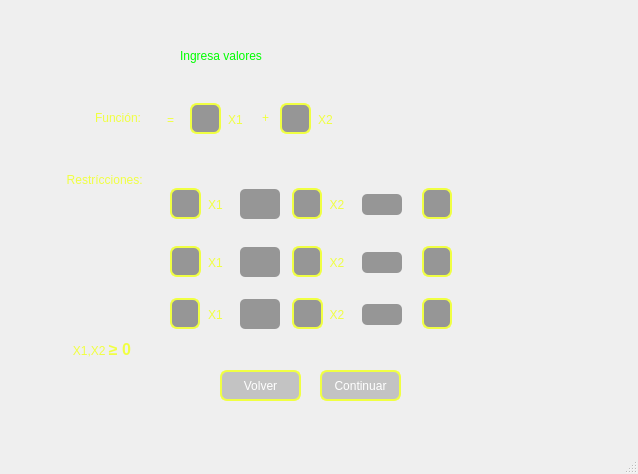
<?xml version="1.0" encoding="UTF-8"?>
<ui version="4.0">
 <class>MainWindow</class>
 <widget class="QMainWindow" name="MainWindow">
  <property name="enabled">
   <bool>true</bool>
  </property>
  <property name="geometry">
   <rect>
    <x>0</x>
    <y>0</y>
    <width>638</width>
    <height>474</height>
   </rect>
  </property>
  <property name="minimumSize">
   <size>
    <width>484</width>
    <height>0</height>
   </size>
  </property>
  <property name="maximumSize">
   <size>
    <width>638</width>
    <height>474</height>
   </size>
  </property>
  <property name="cursor">
   <cursorShape>ArrowCursor</cursorShape>
  </property>
  <property name="mouseTracking">
   <bool>true</bool>
  </property>
  <property name="windowTitle">
   <string>MainWindow</string>
  </property>
  <property name="styleSheet">
   <string notr="true">QWidget#centralwidget{
	background-color: qlineargradient(spread:pad, x1:0, y1:0, x2:1, y2:1, stop:0 		rgba(91, 91, 91, 255), stop:1 rgba(118, 118, 118, 255));
}
</string>
  </property>
  <widget class="QWidget" name="centralwidget">
   <widget class="QLabel" name="titulo">
    <property name="geometry">
     <rect>
      <x>180</x>
      <y>40</y>
      <width>271</width>
      <height>31</height>
     </rect>
    </property>
    <property name="cursor">
     <cursorShape>ArrowCursor</cursorShape>
    </property>
    <property name="styleSheet">
     <string notr="true">font: 75 20pt &quot;Bahnschrift&quot;;
color: rgb(0, 255, 0);</string>
    </property>
    <property name="text">
     <string>Ingresa valores</string>
    </property>
   </widget>
   <widget class="QLabel" name="label">
    <property name="geometry">
     <rect>
      <x>-90</x>
      <y>110</y>
      <width>231</width>
      <height>16</height>
     </rect>
    </property>
    <property name="styleSheet">
     <string notr="true">font: 87 10pt &quot;Arial Black&quot;;
color: #F0FF42;</string>
    </property>
    <property name="text">
     <string>&lt;html&gt;&lt;head/&gt;&lt;body&gt;&lt;p align=&quot;right&quot;&gt;Función:&lt;/p&gt;&lt;/body&gt;&lt;/html&gt;</string>
    </property>
   </widget>
   <widget class="QLabel" name="label_2">
    <property name="geometry">
     <rect>
      <x>-84</x>
      <y>170</y>
      <width>230</width>
      <height>20</height>
     </rect>
    </property>
    <property name="styleSheet">
     <string notr="true">font: 87 10pt &quot;Arial Black&quot;;
color: #F0FF42;
</string>
    </property>
    <property name="text">
     <string>&lt;html&gt;&lt;head/&gt;&lt;body&gt;&lt;p align=&quot;right&quot;&gt;Restrícciones: &lt;/p&gt;&lt;/body&gt;&lt;/html&gt;</string>
    </property>
   </widget>
   <widget class="QPushButton" name="Btn_continuar">
    <property name="geometry">
     <rect>
      <x>320</x>
      <y>370</y>
      <width>81</width>
      <height>31</height>
     </rect>
    </property>
    <property name="cursor">
     <cursorShape>PointingHandCursor</cursorShape>
    </property>
    <property name="styleSheet">
     <string notr="true">QPushButton#Btn_continuar{
border: 2px solid #F0FF42;
font: 75 12pt &quot;Bahnschrift Condensed&quot;;
background-color: rgb(150, 150, 150, 50%);
color: white;
border-radius: 7px;
}

QPushButton:hover#Btn_continuar{
background-color: #F0FF42;
color: black;
}
</string>
    </property>
    <property name="text">
     <string>Continuar</string>
    </property>
   </widget>
   <widget class="QLineEdit" name="textEdit">
    <property name="geometry">
     <rect>
      <x>190</x>
      <y>103</y>
      <width>31</width>
      <height>31</height>
     </rect>
    </property>
    <property name="toolTip">
     <string>&lt;html&gt;&lt;head/&gt;&lt;body&gt;&lt;p align=&quot;center&quot;&gt;&lt;br/&gt;&lt;/p&gt;&lt;/body&gt;&lt;/html&gt;</string>
    </property>
    <property name="whatsThis">
     <string>&lt;html&gt;&lt;head/&gt;&lt;body&gt;&lt;p align=&quot;center&quot;&gt;&lt;br/&gt;&lt;/p&gt;&lt;/body&gt;&lt;/html&gt;</string>
    </property>
    <property name="styleSheet">
     <string notr="true">border: 2px solid #F0FF42;
font: 12pt &quot;MS Shell Dlg 2&quot;;
background-color: rgb(150, 150, 150);
color: white;
border-radius: 7px;</string>
    </property>
   </widget>
   <widget class="QPushButton" name="Btn_volver">
    <property name="geometry">
     <rect>
      <x>220</x>
      <y>370</y>
      <width>81</width>
      <height>31</height>
     </rect>
    </property>
    <property name="cursor">
     <cursorShape>PointingHandCursor</cursorShape>
    </property>
    <property name="styleSheet">
     <string notr="true">QPushButton#Btn_volver{
border: 2px solid #F0FF42;
font: 75 12pt &quot;Bahnschrift Condensed&quot;;
background-color: rgb(150, 150, 150, 50%);
color: white;
border-radius: 7px;
}

QPushButton:hover#Btn_volver{
background-color: #F0FF42;
color: black;
}
</string>
    </property>
    <property name="text">
     <string>Volver</string>
    </property>
   </widget>
   <widget class="QLabel" name="label_3">
    <property name="geometry">
     <rect>
      <x>140</x>
      <y>110</y>
      <width>61</width>
      <height>20</height>
     </rect>
    </property>
    <property name="styleSheet">
     <string notr="true">font: 87 10pt &quot;Arial Black&quot;;
color: #F0FF42;</string>
    </property>
    <property name="text">
     <string>&lt;html&gt;&lt;head/&gt;&lt;body&gt;&lt;p align=&quot;center&quot;&gt;=&lt;/p&gt;&lt;/body&gt;&lt;/html&gt;</string>
    </property>
   </widget>
   <widget class="QLabel" name="label_4">
    <property name="geometry">
     <rect>
      <x>220</x>
      <y>105</y>
      <width>31</width>
      <height>31</height>
     </rect>
    </property>
    <property name="toolTip">
     <string>&lt;html&gt;&lt;head/&gt;&lt;body&gt;&lt;p align=&quot;center&quot;&gt;&lt;br/&gt;&lt;/p&gt;&lt;/body&gt;&lt;/html&gt;</string>
    </property>
    <property name="styleSheet">
     <string notr="true">font: 87 10pt &quot;Arial Black&quot;;
color: #F0FF42;</string>
    </property>
    <property name="text">
     <string>&lt;html&gt;&lt;head/&gt;&lt;body&gt;&lt;p align=&quot;center&quot;&gt;X1&lt;/p&gt;&lt;/body&gt;&lt;/html&gt;</string>
    </property>
   </widget>
   <widget class="QLabel" name="label_5">
    <property name="geometry">
     <rect>
      <x>250</x>
      <y>103</y>
      <width>31</width>
      <height>31</height>
     </rect>
    </property>
    <property name="toolTip">
     <string>&lt;html&gt;&lt;head/&gt;&lt;body&gt;&lt;p align=&quot;center&quot;&gt;&lt;br/&gt;&lt;/p&gt;&lt;/body&gt;&lt;/html&gt;</string>
    </property>
    <property name="styleSheet">
     <string notr="true">font: 87 10pt &quot;Arial Black&quot;;
font: 16pt &quot;MS Shell Dlg 2&quot;;
color: #F0FF42;</string>
    </property>
    <property name="text">
     <string>&lt;html&gt;&lt;head/&gt;&lt;body&gt;&lt;p align=&quot;center&quot;&gt;+&lt;/p&gt;&lt;/body&gt;&lt;/html&gt;</string>
    </property>
   </widget>
   <widget class="QLabel" name="label_6">
    <property name="geometry">
     <rect>
      <x>310</x>
      <y>105</y>
      <width>31</width>
      <height>31</height>
     </rect>
    </property>
    <property name="toolTip">
     <string>&lt;html&gt;&lt;head/&gt;&lt;body&gt;&lt;p align=&quot;center&quot;&gt;&lt;br/&gt;&lt;/p&gt;&lt;/body&gt;&lt;/html&gt;</string>
    </property>
    <property name="styleSheet">
     <string notr="true">font: 87 10pt &quot;Arial Black&quot;;
color: #F0FF42;</string>
    </property>
    <property name="text">
     <string>&lt;html&gt;&lt;head/&gt;&lt;body&gt;&lt;p align=&quot;center&quot;&gt;X2&lt;/p&gt;&lt;/body&gt;&lt;/html&gt;</string>
    </property>
   </widget>
   <widget class="QLineEdit" name="textEdit_3">
    <property name="geometry">
     <rect>
      <x>280</x>
      <y>103</y>
      <width>31</width>
      <height>31</height>
     </rect>
    </property>
    <property name="toolTip">
     <string>&lt;html&gt;&lt;head/&gt;&lt;body&gt;&lt;p align=&quot;center&quot;&gt;&lt;br/&gt;&lt;/p&gt;&lt;/body&gt;&lt;/html&gt;</string>
    </property>
    <property name="whatsThis">
     <string>&lt;html&gt;&lt;head/&gt;&lt;body&gt;&lt;p align=&quot;center&quot;&gt;&lt;br/&gt;&lt;/p&gt;&lt;/body&gt;&lt;/html&gt;</string>
    </property>
    <property name="styleSheet">
     <string notr="true">border: 2px solid #F0FF42;
font: 12pt &quot;MS Shell Dlg 2&quot;;
background-color: rgb(150, 150, 150);
color: white;
border-radius: 7px;</string>
    </property>
   </widget>
   <widget class="QComboBox" name="seleccionador_menorMayor">
    <property name="geometry">
     <rect>
      <x>362</x>
      <y>194</y>
      <width>40</width>
      <height>21</height>
     </rect>
    </property>
    <property name="styleSheet">
     <string notr="true">QComboBox{
	font: 16pt &quot;MS Shell Dlg 2&quot;;
background-color: rgb(150, 150, 150);
border-radius: 5px;

}
QComboBox::drop-down{
background-color: rgb(150, 150, 150);

}

QComboBox::drop-down{
border: none;
background-color: none;
}
QComboBox::down-arrow{
image: url(:/iconos/dropdown-arrow.svg);
width: 15px;
height: 15px;
}
#seleccionador_menorMayor:on{
box-shadow: 10px 10px 5px #F0FF42;
}
#seleccionador_menorMayor QListView{
border-bottom-left-radius: 5px;
border-bottom-right-radius: 5px;
background-color:  rgb(150, 150, 150);
color: black;
border: none;
pading: 2px;
outline: 0px;
}
#seleccionador_menorMayor QListView::item{}
#seleccionador_menorMayor QListView::item:hover{
background-color: black;
}</string>
    </property>
    <property name="editable">
     <bool>false</bool>
    </property>
    <item>
     <property name="text">
      <string/>
     </property>
    </item>
    <item>
     <property name="text">
      <string>≥</string>
     </property>
    </item>
    <item>
     <property name="text">
      <string>≤</string>
     </property>
    </item>
   </widget>
   <widget class="QLineEdit" name="textEdit_5">
    <property name="geometry">
     <rect>
      <x>292</x>
      <y>188</y>
      <width>30</width>
      <height>31</height>
     </rect>
    </property>
    <property name="toolTip">
     <string>&lt;html&gt;&lt;head/&gt;&lt;body&gt;&lt;p align=&quot;center&quot;&gt;&lt;br/&gt;&lt;/p&gt;&lt;/body&gt;&lt;/html&gt;</string>
    </property>
    <property name="whatsThis">
     <string>&lt;html&gt;&lt;head/&gt;&lt;body&gt;&lt;p align=&quot;center&quot;&gt;&lt;br/&gt;&lt;/p&gt;&lt;/body&gt;&lt;/html&gt;</string>
    </property>
    <property name="styleSheet">
     <string notr="true">border: 2px solid #F0FF42;
font: 12pt &quot;MS Shell Dlg 2&quot;;
background-color: rgb(150, 150, 150);
color: white;
border-radius: 7px;</string>
    </property>
   </widget>
   <widget class="QLabel" name="label_9">
    <property name="geometry">
     <rect>
      <x>200</x>
      <y>190</y>
      <width>31</width>
      <height>31</height>
     </rect>
    </property>
    <property name="toolTip">
     <string>&lt;html&gt;&lt;head/&gt;&lt;body&gt;&lt;p align=&quot;center&quot;&gt;&lt;br/&gt;&lt;/p&gt;&lt;/body&gt;&lt;/html&gt;</string>
    </property>
    <property name="styleSheet">
     <string notr="true">font: 87 10pt &quot;Arial Black&quot;;
color: #F0FF42;</string>
    </property>
    <property name="text">
     <string>&lt;html&gt;&lt;head/&gt;&lt;body&gt;&lt;p align=&quot;center&quot;&gt;X1&lt;/p&gt;&lt;/body&gt;&lt;/html&gt;</string>
    </property>
   </widget>
   <widget class="QLabel" name="label_10">
    <property name="geometry">
     <rect>
      <x>322</x>
      <y>190</y>
      <width>30</width>
      <height>31</height>
     </rect>
    </property>
    <property name="toolTip">
     <string>&lt;html&gt;&lt;head/&gt;&lt;body&gt;&lt;p align=&quot;center&quot;&gt;&lt;br/&gt;&lt;/p&gt;&lt;/body&gt;&lt;/html&gt;</string>
    </property>
    <property name="styleSheet">
     <string notr="true">font: 87 10pt &quot;Arial Black&quot;;
color: #F0FF42;</string>
    </property>
    <property name="text">
     <string>&lt;html&gt;&lt;head/&gt;&lt;body&gt;&lt;p align=&quot;center&quot;&gt;X2&lt;/p&gt;&lt;/body&gt;&lt;/html&gt;</string>
    </property>
   </widget>
   <widget class="QLineEdit" name="textEdit_2">
    <property name="geometry">
     <rect>
      <x>170</x>
      <y>188</y>
      <width>31</width>
      <height>31</height>
     </rect>
    </property>
    <property name="toolTip">
     <string>&lt;html&gt;&lt;head/&gt;&lt;body&gt;&lt;p align=&quot;center&quot;&gt;&lt;br/&gt;&lt;/p&gt;&lt;/body&gt;&lt;/html&gt;</string>
    </property>
    <property name="whatsThis">
     <string>&lt;html&gt;&lt;head/&gt;&lt;body&gt;&lt;p align=&quot;center&quot;&gt;&lt;br/&gt;&lt;/p&gt;&lt;/body&gt;&lt;/html&gt;</string>
    </property>
    <property name="styleSheet">
     <string notr="true">border: 2px solid #F0FF42;
font: 12pt &quot;MS Shell Dlg 2&quot;;
background-color: rgb(150, 150, 150);
color: white;
border-radius: 7px;</string>
    </property>
   </widget>
   <widget class="QLineEdit" name="textEdit_6">
    <property name="geometry">
     <rect>
      <x>422</x>
      <y>188</y>
      <width>30</width>
      <height>31</height>
     </rect>
    </property>
    <property name="toolTip">
     <string>&lt;html&gt;&lt;head/&gt;&lt;body&gt;&lt;p align=&quot;center&quot;&gt;&lt;br/&gt;&lt;/p&gt;&lt;/body&gt;&lt;/html&gt;</string>
    </property>
    <property name="whatsThis">
     <string>&lt;html&gt;&lt;head/&gt;&lt;body&gt;&lt;p align=&quot;center&quot;&gt;&lt;br/&gt;&lt;/p&gt;&lt;/body&gt;&lt;/html&gt;</string>
    </property>
    <property name="styleSheet">
     <string notr="true">border: 2px solid #F0FF42;
font: 12pt &quot;MS Shell Dlg 2&quot;;
background-color: rgb(150, 150, 150);
color: white;
border-radius: 7px;</string>
    </property>
   </widget>
   <widget class="QLineEdit" name="textEdit_7">
    <property name="geometry">
     <rect>
      <x>170</x>
      <y>246</y>
      <width>31</width>
      <height>31</height>
     </rect>
    </property>
    <property name="toolTip">
     <string>&lt;html&gt;&lt;head/&gt;&lt;body&gt;&lt;p align=&quot;center&quot;&gt;&lt;br/&gt;&lt;/p&gt;&lt;/body&gt;&lt;/html&gt;</string>
    </property>
    <property name="whatsThis">
     <string>&lt;html&gt;&lt;head/&gt;&lt;body&gt;&lt;p align=&quot;center&quot;&gt;&lt;br/&gt;&lt;/p&gt;&lt;/body&gt;&lt;/html&gt;</string>
    </property>
    <property name="styleSheet">
     <string notr="true">border: 2px solid #F0FF42;
font: 12pt &quot;MS Shell Dlg 2&quot;;
background-color: rgb(150, 150, 150);
color: white;
border-radius: 7px;</string>
    </property>
   </widget>
   <widget class="QLabel" name="label_11">
    <property name="geometry">
     <rect>
      <x>322</x>
      <y>248</y>
      <width>30</width>
      <height>31</height>
     </rect>
    </property>
    <property name="toolTip">
     <string>&lt;html&gt;&lt;head/&gt;&lt;body&gt;&lt;p align=&quot;center&quot;&gt;&lt;br/&gt;&lt;/p&gt;&lt;/body&gt;&lt;/html&gt;</string>
    </property>
    <property name="styleSheet">
     <string notr="true">font: 87 10pt &quot;Arial Black&quot;;
color: #F0FF42;</string>
    </property>
    <property name="text">
     <string>&lt;html&gt;&lt;head/&gt;&lt;body&gt;&lt;p align=&quot;center&quot;&gt;X2&lt;/p&gt;&lt;/body&gt;&lt;/html&gt;</string>
    </property>
   </widget>
   <widget class="QComboBox" name="seleccionador_menorMayor_2">
    <property name="geometry">
     <rect>
      <x>362</x>
      <y>252</y>
      <width>40</width>
      <height>21</height>
     </rect>
    </property>
    <property name="styleSheet">
     <string notr="true">QComboBox{
	font: 16pt &quot;MS Shell Dlg 2&quot;;
background-color: rgb(150, 150, 150);
border-radius: 5px;

}
QComboBox::drop-down{
background-color: rgb(150, 150, 150);

}

QComboBox::drop-down{
border: none;
background-color: none;
}
QComboBox::down-arrow{
image: url(:/iconos/dropdown-arrow.svg);
width: 15px;
height: 15px;
}
#seleccionador_menorMayor_2:on{
box-shadow: 10px 10px 5px #F0FF42;
}
#seleccionador_menorMayor_2 QListView{
border-bottom-left-radius: 5px;
border-bottom-right-radius: 5px;
background-color:  rgb(150, 150, 150);
color: black;
border: none;
pading: 2px;
outline: 0px;
}
#seleccionador_menorMayor_2 QListView::item{}
#seleccionador_menorMayor_2 QListView::item:hover{
background-color: black;
}</string>
    </property>
    <property name="editable">
     <bool>false</bool>
    </property>
    <item>
     <property name="text">
      <string/>
     </property>
    </item>
    <item>
     <property name="text">
      <string>≥</string>
     </property>
    </item>
    <item>
     <property name="text">
      <string>≤</string>
     </property>
    </item>
   </widget>
   <widget class="QLabel" name="label_14">
    <property name="geometry">
     <rect>
      <x>200</x>
      <y>248</y>
      <width>31</width>
      <height>31</height>
     </rect>
    </property>
    <property name="toolTip">
     <string>&lt;html&gt;&lt;head/&gt;&lt;body&gt;&lt;p align=&quot;center&quot;&gt;&lt;br/&gt;&lt;/p&gt;&lt;/body&gt;&lt;/html&gt;</string>
    </property>
    <property name="styleSheet">
     <string notr="true">font: 87 10pt &quot;Arial Black&quot;;
color: #F0FF42;</string>
    </property>
    <property name="text">
     <string>&lt;html&gt;&lt;head/&gt;&lt;body&gt;&lt;p align=&quot;center&quot;&gt;X1&lt;/p&gt;&lt;/body&gt;&lt;/html&gt;</string>
    </property>
   </widget>
   <widget class="QLineEdit" name="textEdit_8">
    <property name="geometry">
     <rect>
      <x>292</x>
      <y>246</y>
      <width>30</width>
      <height>31</height>
     </rect>
    </property>
    <property name="toolTip">
     <string>&lt;html&gt;&lt;head/&gt;&lt;body&gt;&lt;p align=&quot;center&quot;&gt;&lt;br/&gt;&lt;/p&gt;&lt;/body&gt;&lt;/html&gt;</string>
    </property>
    <property name="whatsThis">
     <string>&lt;html&gt;&lt;head/&gt;&lt;body&gt;&lt;p align=&quot;center&quot;&gt;&lt;br/&gt;&lt;/p&gt;&lt;/body&gt;&lt;/html&gt;</string>
    </property>
    <property name="styleSheet">
     <string notr="true">border: 2px solid #F0FF42;
font: 12pt &quot;MS Shell Dlg 2&quot;;
background-color: rgb(150, 150, 150);
color: white;
border-radius: 7px;</string>
    </property>
   </widget>
   <widget class="QLineEdit" name="textEdit_9">
    <property name="geometry">
     <rect>
      <x>422</x>
      <y>246</y>
      <width>30</width>
      <height>31</height>
     </rect>
    </property>
    <property name="toolTip">
     <string>&lt;html&gt;&lt;head/&gt;&lt;body&gt;&lt;p align=&quot;center&quot;&gt;&lt;br/&gt;&lt;/p&gt;&lt;/body&gt;&lt;/html&gt;</string>
    </property>
    <property name="whatsThis">
     <string>&lt;html&gt;&lt;head/&gt;&lt;body&gt;&lt;p align=&quot;center&quot;&gt;&lt;br/&gt;&lt;/p&gt;&lt;/body&gt;&lt;/html&gt;</string>
    </property>
    <property name="styleSheet">
     <string notr="true">border: 2px solid #F0FF42;
font: 12pt &quot;MS Shell Dlg 2&quot;;
background-color: rgb(150, 150, 150);
color: white;
border-radius: 7px;</string>
    </property>
   </widget>
   <widget class="QLineEdit" name="textEdit_10">
    <property name="geometry">
     <rect>
      <x>170</x>
      <y>298</y>
      <width>30</width>
      <height>31</height>
     </rect>
    </property>
    <property name="toolTip">
     <string>&lt;html&gt;&lt;head/&gt;&lt;body&gt;&lt;p align=&quot;center&quot;&gt;&lt;br/&gt;&lt;/p&gt;&lt;/body&gt;&lt;/html&gt;</string>
    </property>
    <property name="whatsThis">
     <string>&lt;html&gt;&lt;head/&gt;&lt;body&gt;&lt;p align=&quot;center&quot;&gt;&lt;br/&gt;&lt;/p&gt;&lt;/body&gt;&lt;/html&gt;</string>
    </property>
    <property name="styleSheet">
     <string notr="true">border: 2px solid #F0FF42;
font: 12pt &quot;MS Shell Dlg 2&quot;;
background-color: rgb(150, 150, 150);
color: white;
border-radius: 7px;</string>
    </property>
   </widget>
   <widget class="QComboBox" name="seleccionador_menorMayor_3">
    <property name="geometry">
     <rect>
      <x>362</x>
      <y>304</y>
      <width>40</width>
      <height>21</height>
     </rect>
    </property>
    <property name="styleSheet">
     <string notr="true">QComboBox{
	font: 16pt &quot;MS Shell Dlg 2&quot;;
background-color: rgb(150, 150, 150);
border-radius: 5px;

}
QComboBox::drop-down{
background-color: rgb(150, 150, 150);

}

QComboBox::drop-down{
border: none;
background-color: none;
}
QComboBox::down-arrow{
image: url(:/iconos/dropdown-arrow.svg);
width: 15px;
height: 15px;
}
#seleccionador_menorMayor_3:on{
box-shadow: 10px 10px 5px #F0FF42;
}
#seleccionador_menorMayor_3 QListView{
border-bottom-left-radius: 5px;
border-bottom-right-radius: 5px;
background-color:  rgb(150, 150, 150);
color: black;
border: none;
pading: 2px;
outline: 0px;
}
#seleccionador_menorMayo_3r QListView::item{}
#seleccionador_menorMayor_3 QListView::item:hover{
background-color: black;
}</string>
    </property>
    <property name="editable">
     <bool>false</bool>
    </property>
    <item>
     <property name="text">
      <string/>
     </property>
    </item>
    <item>
     <property name="text">
      <string>≥</string>
     </property>
    </item>
    <item>
     <property name="text">
      <string>≤</string>
     </property>
    </item>
   </widget>
   <widget class="QLabel" name="label_15">
    <property name="geometry">
     <rect>
      <x>200</x>
      <y>300</y>
      <width>31</width>
      <height>31</height>
     </rect>
    </property>
    <property name="toolTip">
     <string>&lt;html&gt;&lt;head/&gt;&lt;body&gt;&lt;p align=&quot;center&quot;&gt;&lt;br/&gt;&lt;/p&gt;&lt;/body&gt;&lt;/html&gt;</string>
    </property>
    <property name="styleSheet">
     <string notr="true">font: 87 10pt &quot;Arial Black&quot;;
color: #F0FF42;</string>
    </property>
    <property name="text">
     <string>&lt;html&gt;&lt;head/&gt;&lt;body&gt;&lt;p align=&quot;center&quot;&gt;X1&lt;/p&gt;&lt;/body&gt;&lt;/html&gt;</string>
    </property>
   </widget>
   <widget class="QLineEdit" name="textEdit_11">
    <property name="geometry">
     <rect>
      <x>292</x>
      <y>298</y>
      <width>31</width>
      <height>31</height>
     </rect>
    </property>
    <property name="toolTip">
     <string>&lt;html&gt;&lt;head/&gt;&lt;body&gt;&lt;p align=&quot;center&quot;&gt;&lt;br/&gt;&lt;/p&gt;&lt;/body&gt;&lt;/html&gt;</string>
    </property>
    <property name="whatsThis">
     <string>&lt;html&gt;&lt;head/&gt;&lt;body&gt;&lt;p align=&quot;center&quot;&gt;&lt;br/&gt;&lt;/p&gt;&lt;/body&gt;&lt;/html&gt;</string>
    </property>
    <property name="styleSheet">
     <string notr="true">border: 2px solid #F0FF42;
font: 12pt &quot;MS Shell Dlg 2&quot;;
background-color: rgb(150, 150, 150);
color: white;
border-radius: 7px;</string>
    </property>
   </widget>
   <widget class="QLineEdit" name="textEdit_12">
    <property name="geometry">
     <rect>
      <x>422</x>
      <y>298</y>
      <width>30</width>
      <height>31</height>
     </rect>
    </property>
    <property name="toolTip">
     <string>&lt;html&gt;&lt;head/&gt;&lt;body&gt;&lt;p align=&quot;center&quot;&gt;&lt;br/&gt;&lt;/p&gt;&lt;/body&gt;&lt;/html&gt;</string>
    </property>
    <property name="whatsThis">
     <string>&lt;html&gt;&lt;head/&gt;&lt;body&gt;&lt;p align=&quot;center&quot;&gt;&lt;br/&gt;&lt;/p&gt;&lt;/body&gt;&lt;/html&gt;</string>
    </property>
    <property name="styleSheet">
     <string notr="true">border: 2px solid #F0FF42;
font: 12pt &quot;MS Shell Dlg 2&quot;;
background-color: rgb(150, 150, 150);
color: white;
border-radius: 7px;</string>
    </property>
   </widget>
   <widget class="QLabel" name="label_17">
    <property name="geometry">
     <rect>
      <x>322</x>
      <y>300</y>
      <width>30</width>
      <height>31</height>
     </rect>
    </property>
    <property name="toolTip">
     <string>&lt;html&gt;&lt;head/&gt;&lt;body&gt;&lt;p align=&quot;center&quot;&gt;&lt;br/&gt;&lt;/p&gt;&lt;/body&gt;&lt;/html&gt;</string>
    </property>
    <property name="styleSheet">
     <string notr="true">font: 87 10pt &quot;Arial Black&quot;;
color: #F0FF42;</string>
    </property>
    <property name="text">
     <string>&lt;html&gt;&lt;head/&gt;&lt;body&gt;&lt;p align=&quot;center&quot;&gt;X2&lt;/p&gt;&lt;/body&gt;&lt;/html&gt;</string>
    </property>
   </widget>
   <widget class="QComboBox" name="seleccionador_masMenos">
    <property name="geometry">
     <rect>
      <x>240</x>
      <y>189</y>
      <width>40</width>
      <height>30</height>
     </rect>
    </property>
    <property name="toolTip">
     <string>&lt;html&gt;&lt;head/&gt;&lt;body&gt;&lt;p align=&quot;center&quot;&gt;&lt;br/&gt;&lt;/p&gt;&lt;/body&gt;&lt;/html&gt;</string>
    </property>
    <property name="styleSheet">
     <string notr="true">QComboBox{
	font: 12pt &quot;MS Shell Dlg 2&quot;;
background-color: rgb(150, 150, 150);
border-radius: 5px;

}
QComboBox::drop-down{
background-color: rgb(150, 150, 150);

}

QComboBox::drop-down{
border: none;
background-color: none;
}
QComboBox::down-arrow{
width: 15px;
height: 15px;
}
#seleccionador_menorMayor:on{
box-shadow: 10px 10px 5px #F0FF42;
}
#seleccionador_menorMayor QListView{
border-bottom-left-radius: 5px;
border-bottom-right-radius: 5px;
background-color:  rgb(150, 150, 150);
color: #F0FF42;
border: none;
pading: 2px;
outline: 0px;
}
#seleccionador_menorMayor QListView::item{}
#seleccionador_menorMayor QListView::item:hover{
background-color: black;
}</string>
    </property>
    <property name="editable">
     <bool>false</bool>
    </property>
    <item>
     <property name="text">
      <string/>
     </property>
    </item>
    <item>
     <property name="text">
      <string>+</string>
     </property>
    </item>
    <item>
     <property name="text">
      <string>-</string>
     </property>
    </item>
   </widget>
   <widget class="QComboBox" name="seleccionador_masMenos_2">
    <property name="geometry">
     <rect>
      <x>240</x>
      <y>247</y>
      <width>40</width>
      <height>30</height>
     </rect>
    </property>
    <property name="toolTip">
     <string>&lt;html&gt;&lt;head/&gt;&lt;body&gt;&lt;p align=&quot;center&quot;&gt;&lt;br/&gt;&lt;/p&gt;&lt;/body&gt;&lt;/html&gt;</string>
    </property>
    <property name="styleSheet">
     <string notr="true">QComboBox{
	font: 12pt &quot;MS Shell Dlg 2&quot;;
background-color: rgb(150, 150, 150);
border-radius: 5px;

}
QComboBox::drop-down{
background-color: rgb(150, 150, 150);

}

QComboBox::drop-down{
border: none;
background-color: none;
}
QComboBox::down-arrow{
width: 15px;
height: 15px;
}
#seleccionador_menorMayor:on{
box-shadow: 10px 10px 5px #F0FF42;
}
#seleccionador_menorMayor QListView{
border-bottom-left-radius: 5px;
border-bottom-right-radius: 5px;
background-color:  rgb(150, 150, 150);
color: #F0FF42;
border: none;
pading: 2px;
outline: 0px;
}
#seleccionador_menorMayor QListView::item{}
#seleccionador_menorMayor QListView::item:hover{
background-color: black;
}</string>
    </property>
    <property name="editable">
     <bool>false</bool>
    </property>
    <item>
     <property name="text">
      <string/>
     </property>
    </item>
    <item>
     <property name="text">
      <string>+</string>
     </property>
    </item>
    <item>
     <property name="text">
      <string>-</string>
     </property>
    </item>
   </widget>
   <widget class="QComboBox" name="seleccionador_masMenos_3">
    <property name="geometry">
     <rect>
      <x>240</x>
      <y>299</y>
      <width>40</width>
      <height>30</height>
     </rect>
    </property>
    <property name="toolTip">
     <string>&lt;html&gt;&lt;head/&gt;&lt;body&gt;&lt;p align=&quot;center&quot;&gt;&lt;br/&gt;&lt;/p&gt;&lt;/body&gt;&lt;/html&gt;</string>
    </property>
    <property name="styleSheet">
     <string notr="true">QComboBox{
	font: 12pt &quot;MS Shell Dlg 2&quot;;
background-color: rgb(150, 150, 150);
border-radius: 5px;

}
QComboBox::drop-down{
background-color: rgb(150, 150, 150);

}

QComboBox::drop-down{
border: none;
background-color: none;
}
QComboBox::down-arrow{
width: 15px;
height: 15px;
}
#seleccionador_menorMayor:on{
box-shadow: 10px 10px 5px #F0FF42;
}
#seleccionador_menorMayor QListView{
border-bottom-left-radius: 5px;
border-bottom-right-radius: 5px;
background-color:  rgb(150, 150, 150);
color:#F0FF42;
border: none;
pading: 2px;
outline: 0px;
}
#seleccionador_menorMayor QListView::item{}
#seleccionador_menorMayor QListView::item:hover{
background-color: black;
}</string>
    </property>
    <property name="editable">
     <bool>false</bool>
    </property>
    <item>
     <property name="text">
      <string/>
     </property>
    </item>
    <item>
     <property name="text">
      <string>+</string>
     </property>
    </item>
    <item>
     <property name="text">
      <string>-</string>
     </property>
    </item>
   </widget>
   <widget class="QLabel" name="label_7">
    <property name="geometry">
     <rect>
      <x>20</x>
      <y>340</y>
      <width>111</width>
      <height>20</height>
     </rect>
    </property>
    <property name="styleSheet">
     <string notr="true">font: 10pt &quot;Arial Black&quot;;
color: rgb(85, 255, 255);
color: #F0FF42;
</string>
    </property>
    <property name="text">
     <string>&lt;html&gt;&lt;head/&gt;&lt;body&gt;&lt;p align=&quot;right&quot;&gt;&lt;span style=&quot; color:#F0FF42;&quot;&gt;X1,X2 &lt;/span&gt;&lt;span style=&quot; font-family:'Consolas,Courier New,monospace'; font-size:12pt; font-weight:600; color:#F0FF42;&quot;&gt;≥ 0&lt;/span&gt;&lt;/p&gt;&lt;/body&gt;&lt;/html&gt;</string>
    </property>
   </widget>
  </widget>
  <widget class="QMenuBar" name="menubar">
   <property name="geometry">
    <rect>
     <x>0</x>
     <y>0</y>
     <width>638</width>
     <height>21</height>
    </rect>
   </property>
  </widget>
  <widget class="QStatusBar" name="statusbar"/>
 </widget>
 <resources>
  <include location="resorces.qrc"/>
 </resources>
 <connections/>
</ui>
